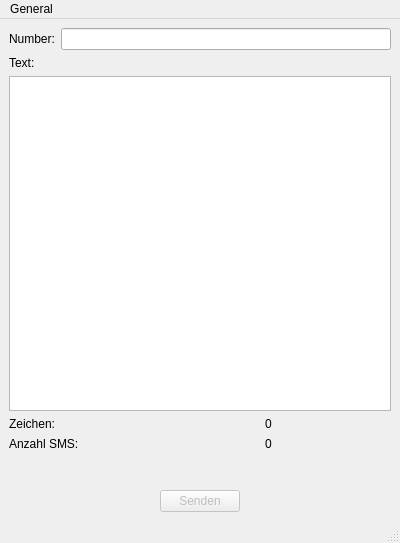
<?xml version="1.0" encoding="UTF-8"?>
<ui version="4.0">
 <class>GMXSMSSendDialog</class>
 <widget class="QMainWindow" name="GMXSMSSendDialog">
  <property name="geometry">
   <rect>
    <x>0</x>
    <y>0</y>
    <width>400</width>
    <height>543</height>
   </rect>
  </property>
  <property name="windowTitle">
   <string>MainWindow</string>
  </property>
  <widget class="QWidget" name="centralwidget">
   <layout class="QVBoxLayout" name="verticalLayout">
    <item>
     <layout class="QHBoxLayout" name="horizontalLayout">
      <item>
       <widget class="QLabel" name="label">
        <property name="text">
         <string>Number:</string>
        </property>
        <property name="buddy">
         <cstring>numberEdit</cstring>
        </property>
       </widget>
      </item>
      <item>
       <widget class="QLineEdit" name="numberEdit"/>
      </item>
     </layout>
    </item>
    <item>
     <widget class="QLabel" name="label_2">
      <property name="text">
       <string>Text:</string>
      </property>
      <property name="buddy">
       <cstring>textEdit</cstring>
      </property>
     </widget>
    </item>
    <item>
     <widget class="QPlainTextEdit" name="textEdit">
      <property name="focusPolicy">
       <enum>Qt::WheelFocus</enum>
      </property>
      <property name="acceptDrops">
       <bool>false</bool>
      </property>
      <property name="tabChangesFocus">
       <bool>true</bool>
      </property>
      <property name="undoRedoEnabled">
       <bool>true</bool>
      </property>
     </widget>
    </item>
    <item>
     <layout class="QGridLayout" name="gridLayout">
      <item row="0" column="1">
       <widget class="QLabel" name="nCharsLabel">
        <property name="minimumSize">
         <size>
          <width>80</width>
          <height>0</height>
         </size>
        </property>
        <property name="text">
         <string>0</string>
        </property>
       </widget>
      </item>
      <item row="1" column="0">
       <widget class="QLabel" name="label_4">
        <property name="text">
         <string>Anzahl SMS:</string>
        </property>
       </widget>
      </item>
      <item row="1" column="1">
       <widget class="QLabel" name="nSmsLabel">
        <property name="minimumSize">
         <size>
          <width>80</width>
          <height>0</height>
         </size>
        </property>
        <property name="text">
         <string>0</string>
        </property>
       </widget>
      </item>
      <item row="0" column="0">
       <widget class="QLabel" name="label_3">
        <property name="sizePolicy">
         <sizepolicy hsizetype="Fixed" vsizetype="Preferred">
          <horstretch>0</horstretch>
          <verstretch>0</verstretch>
         </sizepolicy>
        </property>
        <property name="minimumSize">
         <size>
          <width>250</width>
          <height>0</height>
         </size>
        </property>
        <property name="text">
         <string>Zeichen:</string>
        </property>
       </widget>
      </item>
     </layout>
    </item>
    <item>
     <spacer name="verticalSpacer">
      <property name="orientation">
       <enum>Qt::Vertical</enum>
      </property>
      <property name="sizeType">
       <enum>QSizePolicy::Fixed</enum>
      </property>
      <property name="sizeHint" stdset="0">
       <size>
        <width>369</width>
        <height>13</height>
       </size>
      </property>
     </spacer>
    </item>
    <item>
     <layout class="QGridLayout" name="gridLayout_2">
      <item row="0" column="0">
       <widget class="QLabel" name="statusLabel">
        <property name="sizePolicy">
         <sizepolicy hsizetype="Fixed" vsizetype="Preferred">
          <horstretch>0</horstretch>
          <verstretch>0</verstretch>
         </sizepolicy>
        </property>
        <property name="minimumSize">
         <size>
          <width>250</width>
          <height>0</height>
         </size>
        </property>
        <property name="text">
         <string/>
        </property>
       </widget>
      </item>
      <item row="0" column="1">
       <widget class="QLabel" name="remainingSmsLabel">
        <property name="text">
         <string/>
        </property>
       </widget>
      </item>
     </layout>
    </item>
    <item>
     <layout class="QHBoxLayout" name="horizontalLayout_2">
      <item>
       <spacer name="horizontalSpacer">
        <property name="orientation">
         <enum>Qt::Horizontal</enum>
        </property>
        <property name="sizeHint" stdset="0">
         <size>
          <width>40</width>
          <height>20</height>
         </size>
        </property>
       </spacer>
      </item>
      <item>
       <widget class="QPushButton" name="sendButton">
        <property name="enabled">
         <bool>false</bool>
        </property>
        <property name="text">
         <string>Senden</string>
        </property>
        <property name="default">
         <bool>true</bool>
        </property>
        <property name="flat">
         <bool>false</bool>
        </property>
       </widget>
      </item>
      <item>
       <spacer name="horizontalSpacer_2">
        <property name="orientation">
         <enum>Qt::Horizontal</enum>
        </property>
        <property name="sizeHint" stdset="0">
         <size>
          <width>40</width>
          <height>20</height>
         </size>
        </property>
       </spacer>
      </item>
     </layout>
    </item>
   </layout>
  </widget>
  <widget class="QMenuBar" name="menubar">
   <property name="geometry">
    <rect>
     <x>0</x>
     <y>0</y>
     <width>400</width>
     <height>22</height>
    </rect>
   </property>
   <widget class="QMenu" name="menuGeneral">
    <property name="title">
     <string>General</string>
    </property>
    <addaction name="menuClose"/>
   </widget>
   <addaction name="menuGeneral"/>
  </widget>
  <widget class="QStatusBar" name="statusbar"/>
  <action name="menuClose">
   <property name="text">
    <string>&amp;Close</string>
   </property>
   <property name="shortcut">
    <string>Ctrl+W</string>
   </property>
  </action>
 </widget>
 <resources/>
 <connections/>
</ui>
